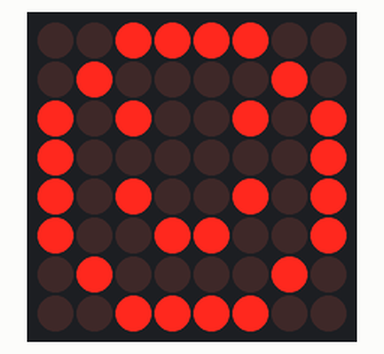
This sketch was run on a simulated Arduino Uno, built with avr-gcc and run on an emulated ATmega328P. On the bench: 8×8 LED matrix.

Above: at 0.1 s.

The sketch:

smile.ino
```cpp
//Vcc=5v grd=grd din=12 cs=10 clk=11
#include "LedControl.h"

LedControl lc=LedControl(12,11,10,1);

unsigned long delaytime=500;

void setup() {
  /*
   The MAX72XX is in power-saving mode on startup,
   we have to do a wakeup call
   */
  lc.shutdown(0,false);
  /* Set the brightness to a medium values */
  lc.setIntensity(0,15);
  /* and clear the display */
  lc.clearDisplay(0);
}
void writeArduinoOnMatrix() {
  /* here is the data for the characters */
  byte smile[8]={B00111100,
                 B01000010,
                 B10100101,
                 B10000001,
                 B10100101,
                 B10011001,
                 B01000010,
                 B00111100};

  lc.setRow(0,0,smile[0]);
  lc.setRow(0,1,smile[1]);
  lc.setRow(0,2,smile[2]);
  lc.setRow(0,3,smile[3]);
  lc.setRow(0,4,smile[4]);
  lc.setRow(0,5,smile[5]);
  lc.setRow(0,6,smile[6]);
  lc.setRow(0,7,smile[7]);
  delay(delaytime);
}

void loop() {
  writeArduinoOnMatrix();
}
```
